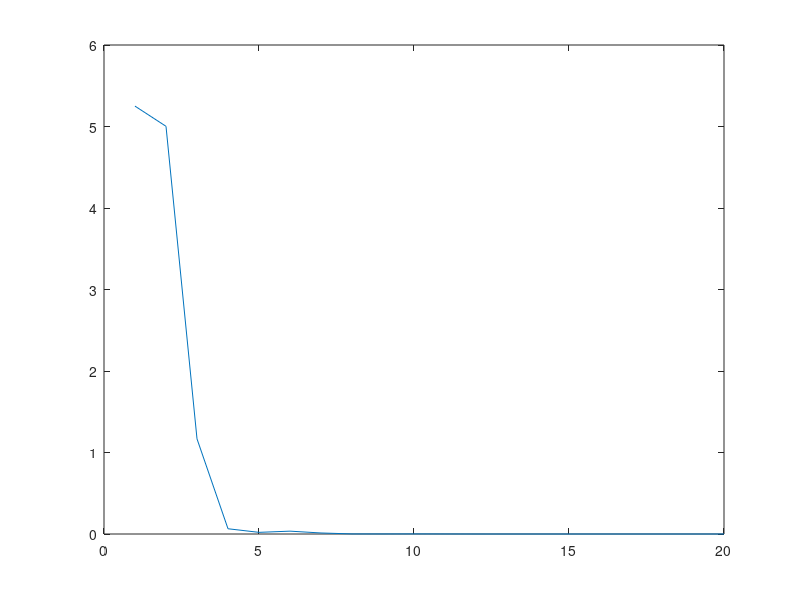

Here is the MATLAB script that generated this plot:
clear all
A=[0.7 -0.2 0 0.3;0 0.8 0.3 -0.4;-0.1 0.3 0 -0.2;0.2 -0.2 0.9 0.8];
b=[0.11;-0.04;0.08;0];
c=[0.5 -2 0 3];d=0;
dp=[0.8+0.1i 0.8-0.1i 0.6082-0.0620i 0.6082+0.0620i];
k=place(A,b,dp);
%l=k';
l=[1 -0.1 -0.1 0]';
x_wave=zeros(4,20);
x_wave(:,1)=[2 -0.5 0 -1]';
sum=zeros(1,20);
sum(1)=x_wave(:,1)'*x_wave(:,1);
for i=2:20
    x_wave(:,i)=(A-l*c)*x_wave(:,i-1);
    sum(i)=x_wave(:,i)'*x_wave(:,i);
end
x=1:20;
plot(x,sum);
